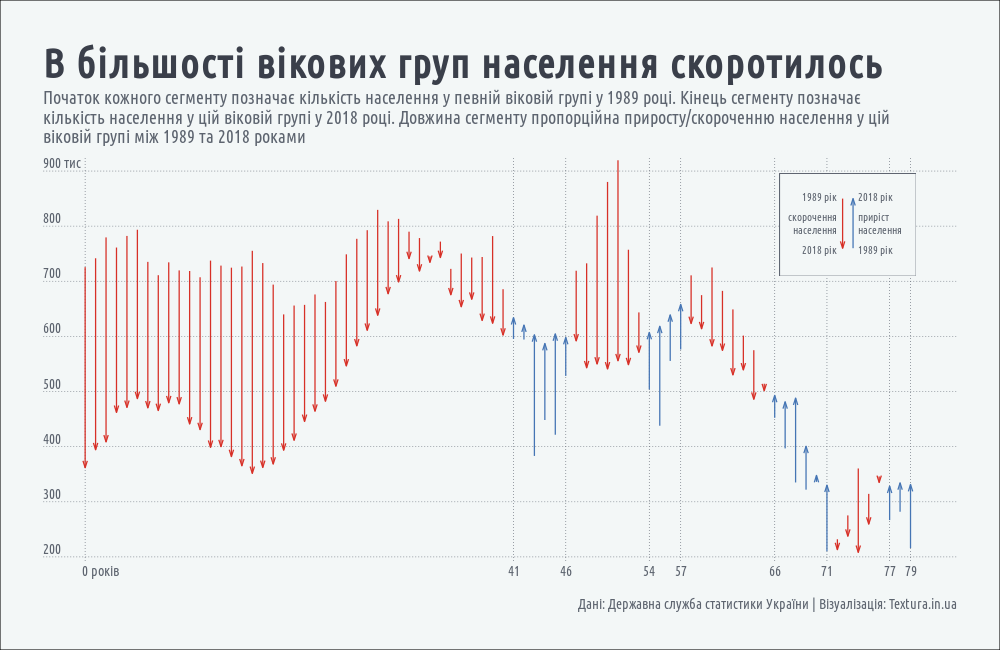

The script that drew this image:
library(dplyr)
library(tidyr)
library(ggplot2)

df <- read.csv('population_by_age_sex_year.csv', stringsAsFactors = F)

# transform data --------------------------------------------------------------------------------------------

df <- df %>% 
  filter(year %in% c(max(year), min(year)),
         !age %in% c('Вік невідомий', '80 і старше')) %>% 
  mutate(age = factor(age, ordered = T, levels = unique(age)),
         population = men + women) %>% 
  select(-men, -women) %>% 
  spread(key = year, value = population) %>% 
  rename(y1989 = `1989`, y2018 = `2018`)


# generate data for the legend -----------------------------------------------------------------------------

legend <- data.frame(
  x = c(72.5, 73.5),
  ymin = c(760000, 850000),
  ymax = c(850000, 760000),
  type = c(TRUE, FALSE)
)

legend_text <- data.frame(
  x = c(72, 74),
  y = c(805000),
  label = c('скорочення населення', 'приріст населення')
)

legend_text_year <- data.frame(
  x = c(72, 72, 74, 74),
  y = c(860000, 750000, 860000, 750000),
  label = c('1989 рік\n', '\n2018 рік', '2018 рік\n', '\n1989 рік')
)

# plot ----------------------------------------------------------------------------------------------------

png(filename = 'interval_change.png', width = 1000, height =650)

ggplot(df)+
  geom_segment(aes(x = as.numeric(age) - 1, y = y1989, xend = as.numeric(age) - 1, yend = y2018, 
                     color = y1989 > y2018), size = 0.6, 
               arrow = arrow(angle = 17.5, length = unit(0.5, 'lines')))+
  geom_rect(aes(xmin = 66.5, xmax = 79.5, ymin = 710000, ymax = 895000), 
            fill = '#F3F7F7', color = '#5D646F', size = 0.15)+
  geom_segment(data = legend, 
                 aes(x = x, y = ymax, xend = x, yend = ymin, color = type), size = 0.6,
               arrow = arrow(angle = 17.5, length = unit(0.5, 'lines')))+
  geom_text(data = legend_text, 
            aes(x = x, y = y, label = stringr::str_wrap(label, 15)), 
            family = 'Ubuntu Condensed', size = 4, color = '#5D646F', 
            hjust = c('right', 'left'), lineheight = 1)+
  geom_text(data = legend_text_year, 
            aes(x = x, y = y, label = stringr::str_wrap(label, 15)), 
            lineheight = 1,
            hjust = c('right', 'right', 'left', 'left'), 
            vjust = c('top', 'bottom', 'top', 'bottom'),
            family = 'Ubuntu Condensed', size = 4, color = '#5D646F')+
  scale_color_manual(values = c('#4575b4', '#d73027'))+
  scale_x_continuous(breaks = c(0, 41, 46, 54, 57, 66, 71, 77, 79), 
                     labels = c('          0 років', 41, 46, 54, 57, 66, 71, 77, 79),
                     expand = c(0.05, 0.02))+
  scale_y_continuous(limits = c(200000, 920000), expand = c(0.01, 0.01),
                     breaks = seq(200000, 900000, 100000),
                     labels = c(seq(200, 800, 100),'900 тис'))+
  labs(title  = 'В більшості вікових груп населення скоротилось',
       subtitle = stringr::str_wrap('Початок кожного сегменту позначає кількість населення у певній віковій групі у 1989 році. Кінець сегменту позначає кількість населення у цій віковій групі у 2018 році. Довжина сегменту пропорційна приросту/скороченню населення у цій віковій групі між 1989 та 2018 роками', 122),
       caption = 'Дані: Державна служба статистики України | Візуалізація: Textura.in.ua')+
  theme_minimal()+
  theme(text = element_text(family = 'Ubuntu Condensed', face = 'plain', color = '#3A3F4A'),
        axis.title = element_blank(),
        axis.text = element_text(size = 14, color = '#5D646F'),
        axis.text.y = element_text(hjust = 0, vjust = -0.3, margin = margin(r = -40)),
        legend.position = 'none',
        panel.grid.major = element_line(size = 0.35, linetype = 'dotted', color = '#5D646F'),
        panel.grid.minor = element_blank(),
        plot.title = element_text(face = 'bold', size = 40, margin = margin(b = 10, t = 20)),
        plot.subtitle = element_text(size = 18, face = 'plain', margin = margin(b = 10), color = '#5D646F'),
        plot.caption = element_text(size = 14, margin = margin(t = 20, b = 10), color = '#5D646F'),
        plot.background = element_rect(fill = '#F3F7F7'),
        plot.margin = unit(c(1, 1.5, 1, 1.5), 'cm'))

dev.off()
